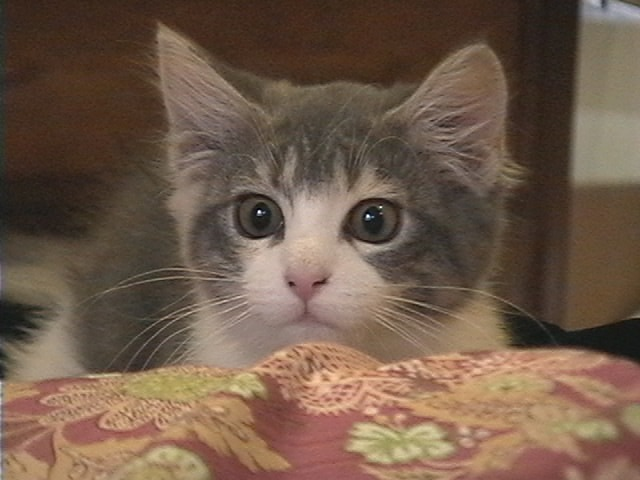
//> input picture bin/sample.jpg, 640 x 480 px
$ ./roi ../../bin/sample.jpg   (built with g++ and OpenCV 4)
//> lines starting //> are read from the running program, lines starting //| are printed output that depends on the picture
#include <opencv2/opencv.hpp>
#include <iostream>
#include <string>

using namespace std;
using namespace cv;

// 引数の画像ファイルを読み込みネガポジ反転して表示する
void negaPosi(char* fileName){
//> called with fileName = "../../bin/sample.jpg"
	cv::Mat image = cv::imread(fileName);
//> image is the input picture: 480 rows x 640 cols, CV_8UC3; mean B, G, R 74.1, 90.8, 112.8
	if (image.empty()){
		std::cout << "画像読み込み失敗" << std::endl;
		return;
	}
	cv::Mat result = ~image;
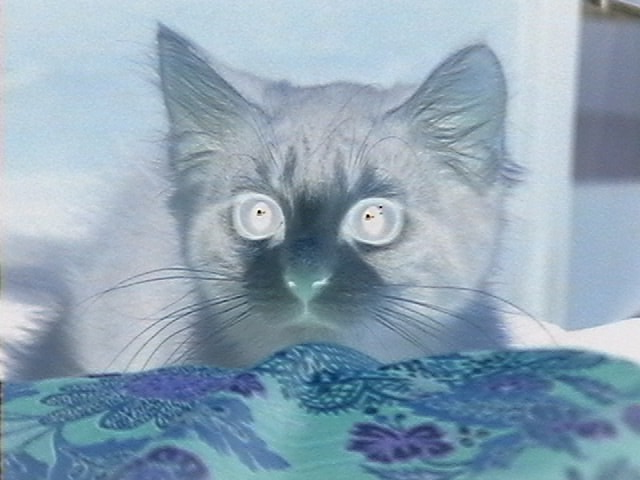
//> result: 480 rows x 640 cols, CV_8UC3; mean B, G, R 180.9, 164.2, 142.2
	cv::Mat roi(result, cv::Rect(200, 150, 250, 150));	//領域の切り抜き
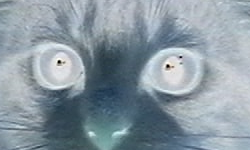
//> roi: 150 rows x 250 cols, CV_8UC3; mean B, G, R 161.1, 151.8, 137.7
	roi = ~roi;
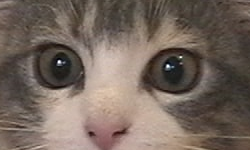
//> roi: 150 rows x 250 cols, CV_8UC3; mean B, G, R 93.9, 103.2, 117.3
	cv::imshow("Input", image);
	cv::imshow("Result", result);
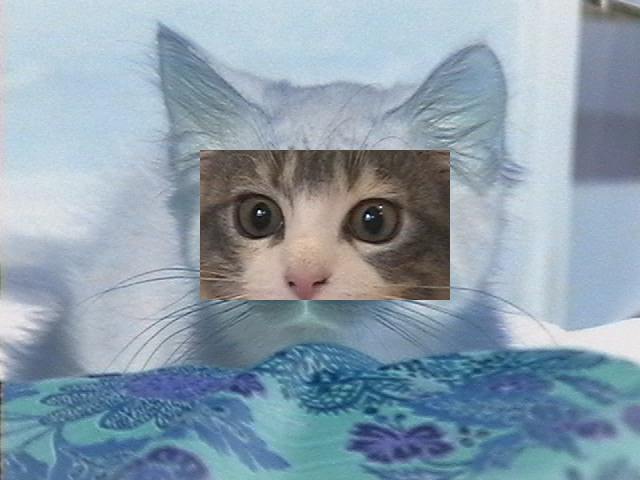
//> window 'Result': 480 rows x 640 cols, CV_8UC3; mean B, G, R 172.7, 158.3, 139.8
	cv::waitKey();
}

int main(int argc, char* argv[])
{
	if (argc < 2) negaPosi("sample.jpg");	//default画像
	else negaPosi(argv[1]);

	return 0;
}
